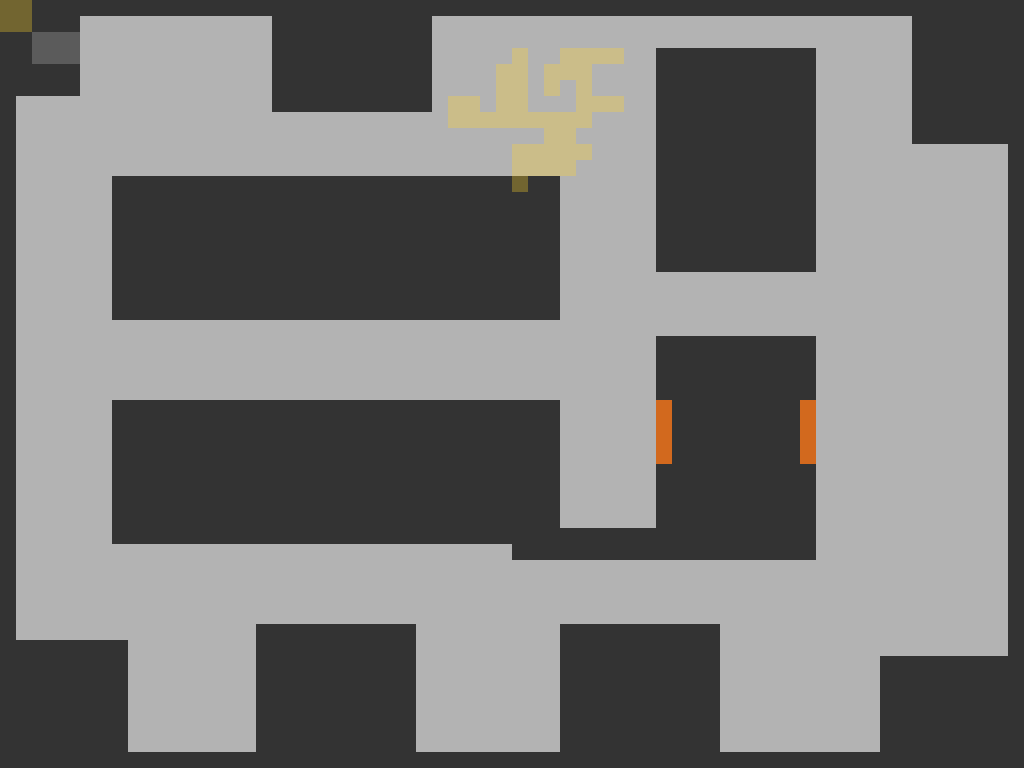

Rendered tile map (Tiled .tmx) drawn with the repository's tilesets; below, a short description and the map source with its tile grids summarised:
An orthogonal 64x48 tile map with 16x16 px tiles, 2 tile layers (Tile Layer 1, Tile Layer 2), 2 tilesets and 21 objects (10x Location, 9x Actor, 2x Door).

<map version="1.0" orientation="orthogonal" width="64" height="48" tilewidth="16" tileheight="16">
 <tileset firstgid="1" name="tileset-2" tilewidth="16" tileheight="16">
  <image source="tileset-2.png" width="48" height="64" />
 </tileset>
 <tileset firstgid="13" name="tileset-3" tilewidth="16" tileheight="16">
  <image source="tileset-3.png" width="48" height="64" />
 </tileset>
 <layer name="Tile Layer 1" width="64" height="48">
  <properties>
   <property name="test1" value="123" />
   <property name="type" value="visual" />
  </properties>
  <data>[3072 cells, 3072 non-empty, 3 distinct tile ids]</data>
 </layer>
 <objectgroup name="All Missions" width="64" height="48">
  <properties>
   <property name="AllMissions" value="True" />
  </properties>
  <object name="shop-west" type="Location" gid="7" x="640" y="435" />
  <object name="shop-east" type="Location" gid="7" x="818" y="434" />
  <object name="TestDoor1" type="Door" x="658" y="404" width="11" height="57">
   <properties>
    <property name="leads_to" value="world-5" />
    <property name="location" value="shop-west" />
   </properties>
  </object>
  <object name="TestDoor2" type="Door" x="803" y="404" width="11" height="57">
   <properties>
    <property name="leads_to" value="world-5" />
    <property name="location" value="shop-east" />
   </properties>
  </object>
 </objectgroup>
 <objectgroup name="Mission1a" width="64" height="48">
  <properties>
   <property name="Mission1a" value="True" />
  </properties>
  <object name="station-one" type="Actor" gid="10" x="341" y="153">
   <properties>
    <property name="cls" value="Agent" />
    <property name="look_direction" value="-90" />
    <property name="look_movement" value="0.5" />
    <property name="look_pause" value="1" />
    <property name="look_range" value="90" />
    <property name="motion" value="station" />
    <property name="sprite" value="agent" />
   </properties>
  </object>
  <object name="start" type="Location" x="599" y="504" />
  <object name="SouthPatrol-a" type="Actor" gid="3" x="356" y="571">
   <properties>
    <property name="cls" value="Agent" />
    <property name="motion" value="patrol" />
    <property name="patrol" value="south" />
    <property name="sprite" value="agent" />
   </properties>
  </object>
  <object name="station-one" type="Actor" gid="10" x="147" y="367">
   <properties>
    <property name="cls" value="Agent" />
    <property name="look_direction" value="180" />
    <property name="look_movement" value="2" />
    <property name="look_pause" value="2" />
    <property name="look_range" value="45" />
    <property name="motion" value="station" />
    <property name="sprite" value="agent" />
   </properties>
  </object>
  <object name="EastPatrol-a" type="Actor" gid="3" x="884" y="490">
   <properties>
    <property name="cls" value="Agent" />
    <property name="motion" value="patrol" />
    <property name="patrol" value="east" />
    <property name="sprite" value="agent" />
   </properties>
  </object>
  <object name="a1" type="Location" gid="7" x="885" y="439">
   <properties>
    <property name="index" value="1" />
    <property name="patrol" value="east" />
   </properties>
  </object>
  <object name="a1" type="Location" gid="7" x="951" y="198">
   <properties>
    <property name="index" value="3" />
    <property name="patrol" value="east" />
   </properties>
  </object>
  <object name="a1" type="Location" gid="7" x="801" y="713">
   <properties>
    <property name="index" value="2" />
    <property name="patrol" value="east" />
   </properties>
  </object>
  <object name="a1" type="Location" gid="7" x="401" y="571">
   <properties>
    <property name="index" value="1" />
    <property name="patrol" value="south" />
   </properties>
  </object>
  <object name="a1" type="Location" gid="7" x="478" y="710">
   <properties>
    <property name="index" value="2" />
    <property name="patrol" value="south" />
   </properties>
  </object>
  <object name="a1" type="Location" gid="7" x="170" y="711">
   <properties>
    <property name="index" value="3" />
    <property name="patrol" value="south" />
   </properties>
  </object>
  <object name="EastPatrol-a" type="Actor" gid="3" x="936" y="252">
   <properties>
    <property name="cls" value="Agent" />
    <property name="motion" value="patrol" />
    <property name="patrol" value="east" />
    <property name="sprite" value="agent" />
   </properties>
  </object>
  <object name="SouthPatrol-a" type="Actor" gid="3" x="176" y="658">
   <properties>
    <property name="cls" value="Agent" />
    <property name="motion" value="patrol" />
    <property name="patrol" value="south" />
    <property name="sprite" value="agent" />
   </properties>
  </object>
  <object name="SouthPatrol-a" type="Actor" gid="3" x="471" y="659">
   <properties>
    <property name="cls" value="Agent" />
    <property name="motion" value="patrol" />
    <property name="patrol" value="south" />
    <property name="sprite" value="agent" />
   </properties>
  </object>
  <object name="Bob" type="Actor" gid="5" x="570" y="234">
   <properties>
    <property name="cls" value="SuperSecretAgent" />
    <property name="look_direction" value="0" />
    <property name="look_movement" value="0.2" />
    <property name="look_pause" value="3" />
    <property name="look_range" value="45" />
    <property name="motion" value="station" />
    <property name="sprite" value="talker" />
   </properties>
  </object>
 </objectgroup>
 <objectgroup name="Mission1b" width="64" height="48">
  <properties>
   <property name="Mission1b" value="True" />
  </properties>
  <object name="start" type="Location" x="608" y="206" width="18" height="19" />
  <object name="Bob" type="Actor" gid="5" x="446" y="369">
   <properties>
    <property name="cls" value="SuperSecretAgent" />
    <property name="look_direction" value="0" />
    <property name="look_movement" value="0.2" />
    <property name="look_pause" value="3" />
    <property name="look_range" value="45" />
    <property name="motion" value="station" />
    <property name="sprite" value="talker" />
   </properties>
  </object>
 </objectgroup>
 <layer name="Tile Layer 2" width="64" height="48" opacity="0.31">
  <properties>
   <property name="test1" value="456" />
   <property name="test2" value="hello" />
   <property name="type" value="badtype" />
  </properties>
  <data>[3072 cells, 52 non-empty, 2 distinct tile ids]</data>
 </layer>
</map>
